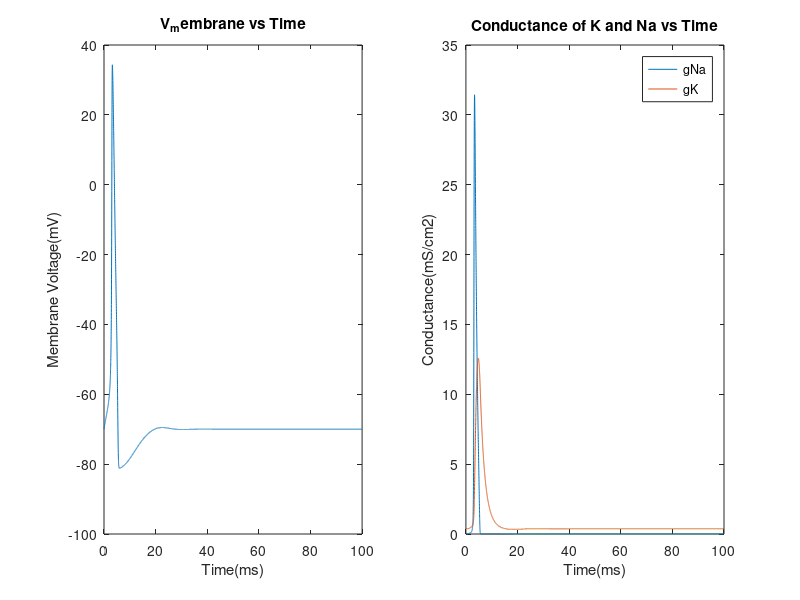

Recreate this plot in MATLAB.
%Intitialize Time
d=0.01;
mx = 100/d;
t=0:d:100;

%Get current from user
I=zeros(1,mx);
c_value=input('Enter value of current(in uA):');
c_time=input('Enter the time for which the current is applied(in ms, max:100ms):');
limit=c_time/d;
I(1:limit)=c_value;
   
%Constants
g_K = 36; g_Na = 120; g_L = 0.3; 
E_K = -12; E_Na = 115; E_L = 10.6;
Vrest = -70;
Cm = 1;

%Variables
V=zeros(1,mx);
Am=zeros(1,mx);Bm=zeros(1,mx);An=zeros(1,mx);Bn=zeros(1,mx);Ah=zeros(1,mx);Bh=zeros(1,mx);
m=zeros(1,mx);n=zeros(1,mx);h=zeros(1,mx);
gNa=zeros(1,mx+1);gK=zeros(1,mx+1);

%Initial Conditions 
V0 = 0;
Am0 = 0.1*((25-V0)/(exp((25-V0)/10)-1));
Bm0 = 4*exp(-V0/18);
An0 = 0.01*((10-V0)/(exp((10-V0)/10)-1));
Bn0 = 0.125*exp(-V0/80);
Ah0 = 0.07*exp(-V0/20);
Bh0 = 1/(exp((30-V0)/10)+1);

m(1) = Am0/(Am0+Bm0);
n(1) = An0/(An0+Bn0);
h(1) = Ah0/(Ah0+Bh0);

%Calculations
    for i=1:mx
        Am(i) = 0.1*((25-V(i))/(exp((25-V(i))/10)-1));
        Bm(i) = 4*(exp(-V(i)/18));
        An(i) = 0.01*((10-V(i))/(exp((10-V(i))/10)-1));
        Bn(i) = 0.125*exp(-V(i)/(80));
        Ah(i) = 0.07*exp(-V(i)/(20));
        Bh(i) = 1/(exp((30-V(i))/10)+1);
        
        gNa(i) = (m(i)^3)*g_Na*h(i);
        gK(i) = (n(i)^4)*g_K;
        I_Na = gNa(i)*(V(i)-E_Na);
        I_K = gK(i)*(V(i)-E_K);
        I_L = g_L*(V(i)-E_L);
             
        I_ion = I(i)-I_K-I_Na-I_L;   
        
        V(i+1) = V(i)+d*(I_ion/Cm);
        m(i+1) = m(i)+d*(Am(i)*(1-m(i))-Bm(i)*m(i));
        n(i+1) = n(i)+d*(An(i)*(1-n(i))-Bn(i)*n(i));
        h(i+1) = h(i)+d*(Ah(i)*(1-h(i))-Bh(i)*h(i));
   end
gNa(mx+1)=gNa(mx);
gK(mx+1)=gK(mx);

Vm=V+Vrest;
figure(1);
subplot(1,2,1)
plot(t,Vm)
title('V_membrane vs Time')
ylabel('Membrane Voltage(mV)')
xlabel('Time(ms)')
subplot(1,2,2)
plot(t,gNa,t,gK)
title('Conductance of K and Na vs Time')
ylabel('Conductance(mS/cm2)')
xlabel('Time(ms)')
legend('gNa','gK')
clear;  